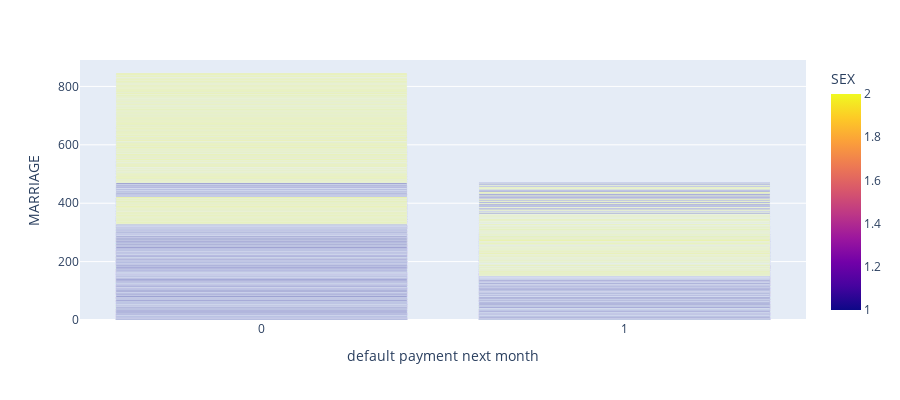

Notebook code cell kept with this figure:
### Code cell
fig = px.bar(credit, x="default payment next month", y="MARRIAGE", color='SEX', barmode='group',
             height=400)
fig.show()

### Figure 1 — Plotly figure (JSON) as saved in the notebook; plotly's stock layout.template omitted (floating-point values rounded to 4 significant figures; data arrays with more than 128 entries replaced by an {"elided": "..."} marker saying what was removed)
{"data": [{"alignmentgroup": "True", "hoverlabel": {"namelength": 0}, "hovertemplate": "default payment next month=%{x}<br>MARRIAGE=%{y}<br>SEX=%{marker.color}", "legendgroup": "", "marker": {"color": {"elided": "30000 int values"}, "coloraxis": "coloraxis"}, "name": "", "offsetgroup": "", "orientation": "v", "showlegend": false, "textposition": "auto", "type": "bar", "x": {"elided": "30000 int values"}, "xaxis": "x", "y": {"elided": "30000 int values"}, "yaxis": "y"}], "layout": {"barmode": "group", "coloraxis": {"colorbar": {"title": {"text": "SEX"}}, "colorscale": [[0, "#0d0887"], [0.1111, "#46039f"], [0.2222, "#7201a8"], [0.3333, "#9c179e"], [0.4444, "#bd3786"], [0.5556, "#d8576b"], [0.6667, "#ed7953"], [0.7778, "#fb9f3a"], [0.8889, "#fdca26"], [1, "#f0f921"]]}, "height": 400, "legend": {"tracegroupgap": 0}, "margin": {"t": 60}, "xaxis": {"anchor": "y", "domain": [0, 1], "title": {"text": "default payment next month"}}, "yaxis": {"anchor": "x", "domain": [0, 1], "title": {"text": "MARRIAGE"}}}}
